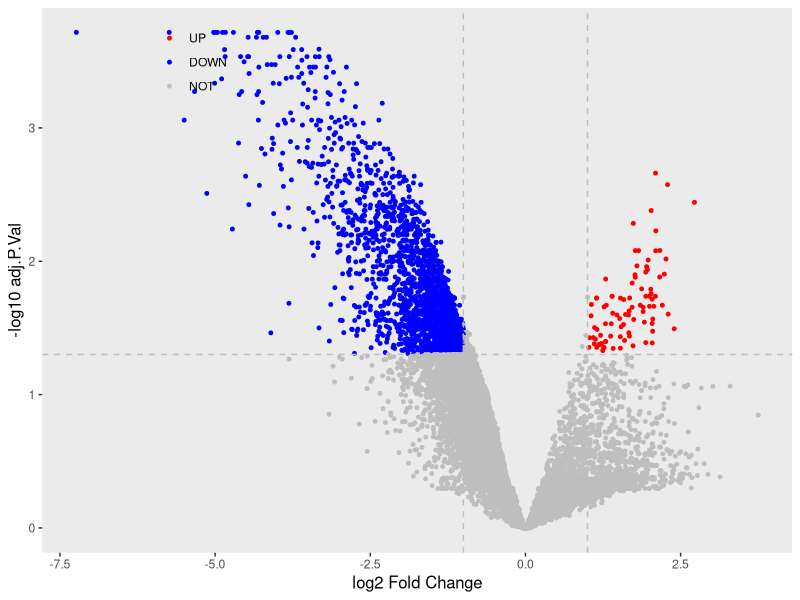

The R script that drew this image:
###https://cran.r-project.org/web/packages/ggplot2/index.html
   #It contains the inroduction of pheatmap#
####----- BY MY   2021 rewrite @ZJU-----###

library(ggplot2)
###load file####################################################################
diff_stat <- read.table("limma.txt",,row.names=1,header=T,sep="\t")

#根据差异水平赋值颜色，例如 |log2FC| >=1 & FDR p-value < 0.05
diff_stat[which(diff_stat$adj.P.Val < 0.05 & diff_stat$logFC > 1),'diff'] <- 'up'
diff_stat[which(diff_stat$adj.P.Val< 0.05 & diff_stat$logFC < -1),'diff'] <- 'dowm'
diff_stat[!(diff_stat$diff %in% c('up', 'dowm')),'diff'] <- 'no'

p1 <- ggplot(diff_stat, aes(x = logFC, y = -log10(adj.P.Val))) +
  geom_point(aes(color = diff), size = 1.0) +
  scale_colour_manual(limits = c('up', 'dowm', 'no'), values = c('red', 'blue', 'grey'), labels = c('UP', 'DOWN', 'NOT')) +
  labs(x = 'log2 Fold Change', y = '-log10 adj.P.Val')+
  
  
  geom_vline(xintercept = c(-1, 1), color = 'gray', linetype = 2, size = 0.5)+
  geom_hline(yintercept = -log10(0.05), color = 'gray', linetype = 2, size = 0.5)+
  
  theme(panel.grid =element_blank())+ 
  theme(title=element_text(size=12),
                 axis.title.x=element_text(size=12,),
                 axis.title.y=element_text(size=12,)) +
  theme(legend.title = element_blank(), legend.key = element_rect(fill = 'transparent'), legend.background = element_rect(fill = 'transparent'), legend.position = c(0.2, 0.9))

p1
#ggsave('volcano_plot7.pdf', p1, width = 6, height = 4)
#ggsave('volcano_plot1.png', p1, width = 3.5, height = 4.5)



#################################################################################
